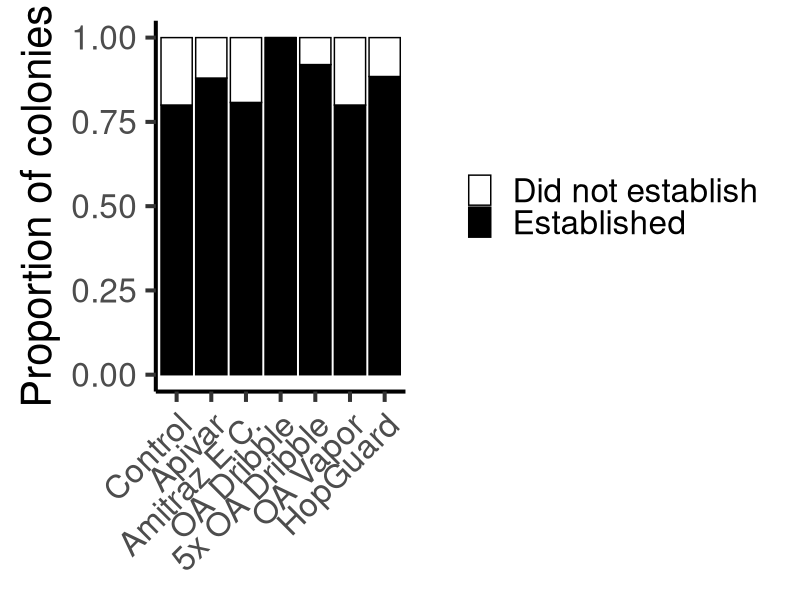
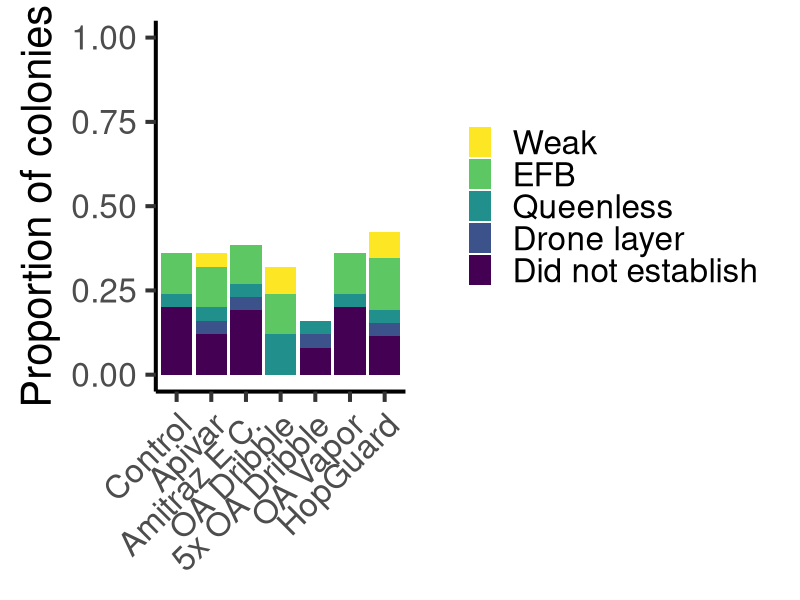
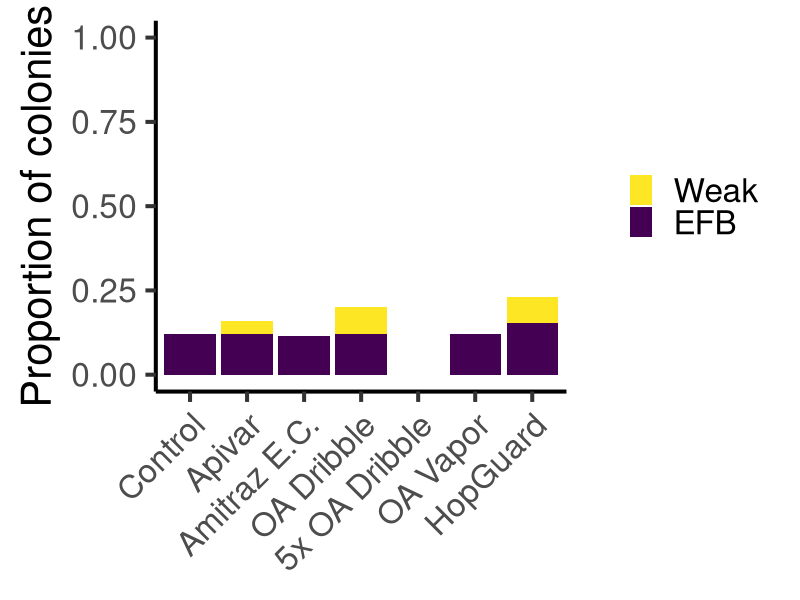
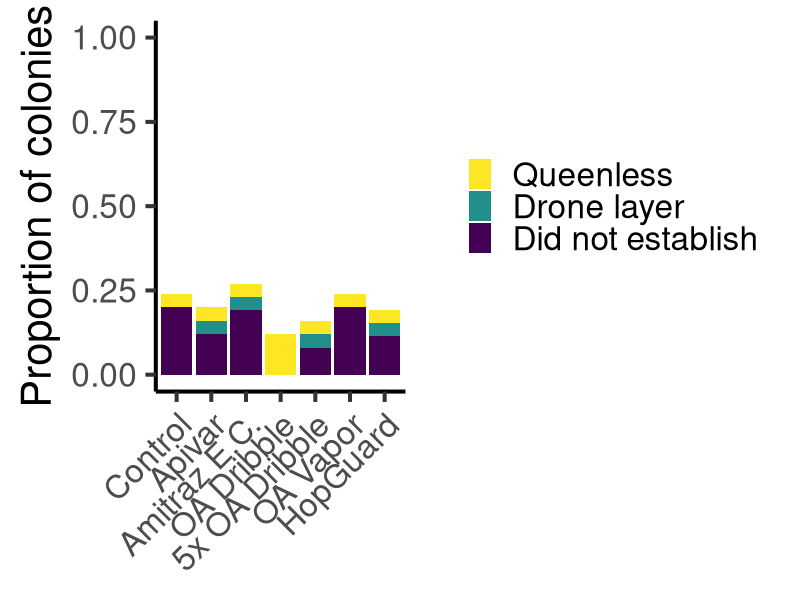
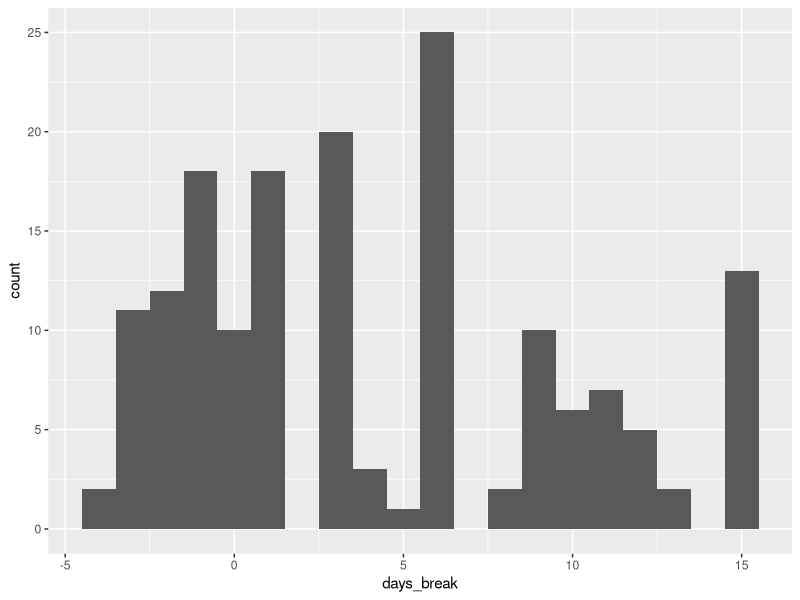
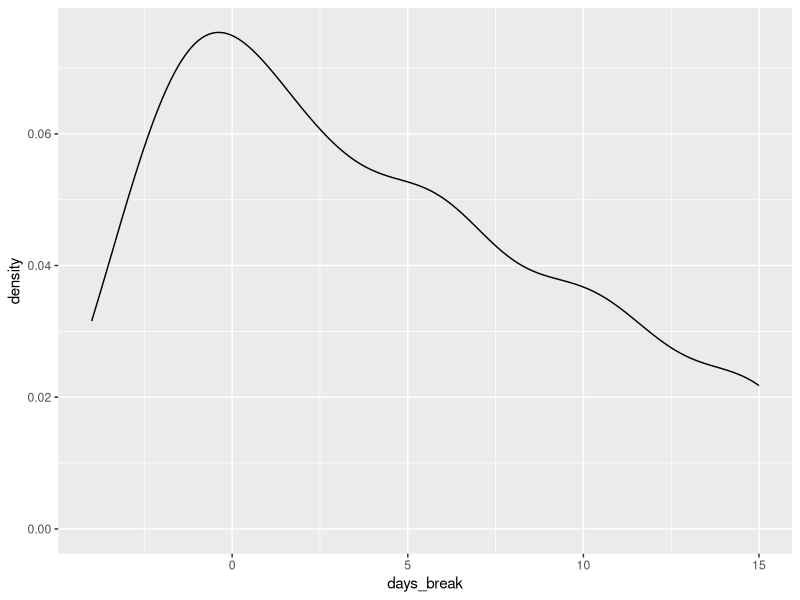
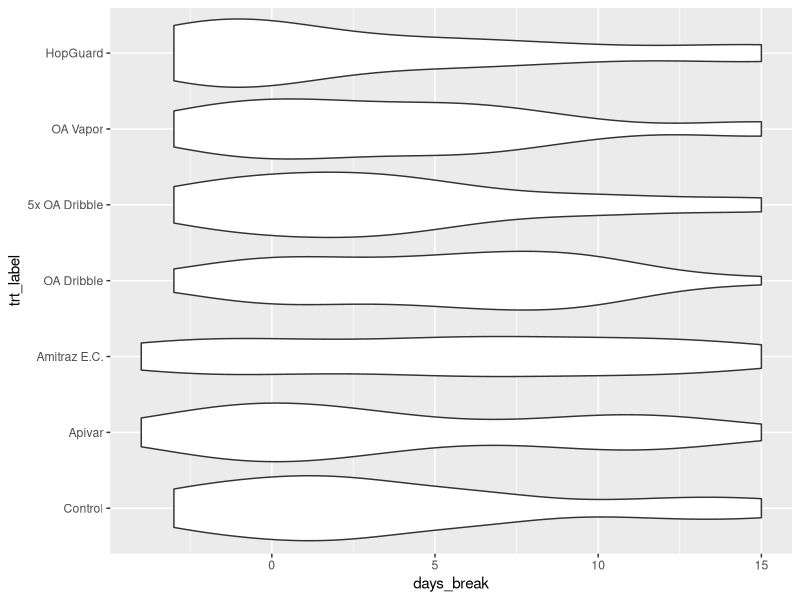
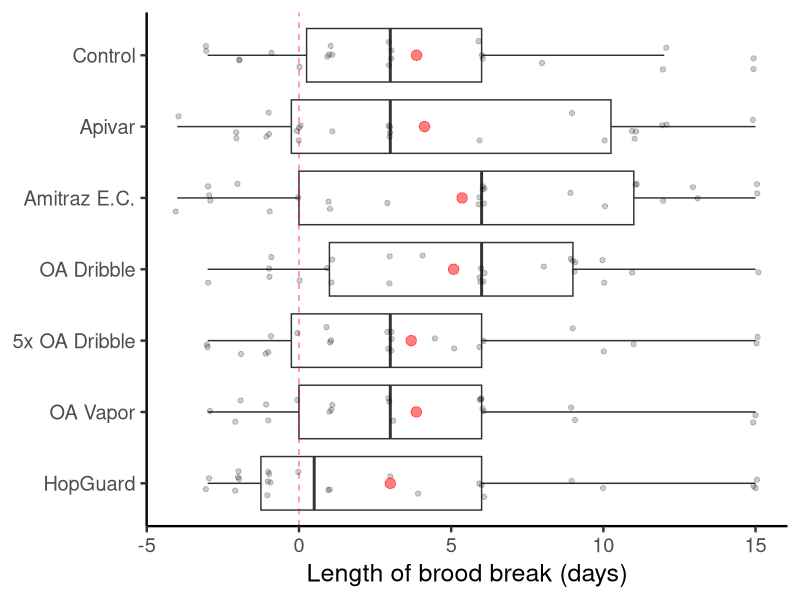

Recreate these plots in R, in order.
## ---- chunk 1
library(tidyverse)
## ---- chunk 2
an_dat <- read.csv("./data_prepared/an_dat.csv")
## ---- chunk 3
sum(an_dat$failed) #23
sum(an_dat$established) #154

# 154/177 = 87.0 %

sum(an_dat$QL) # 9
sum(an_dat$DL) # 4
sum(an_dat$efb) # 19
sum(an_dat$weak) # 5

# 23+9+4+19+5 = 60

sum(an_dat$issues) # 60

# Most constrained dataset includes 117 colonies of the initial 177


## ---- chunk 4
established_summary <- an_dat %>% 
  group_by(trt_label) %>% 
  summarize(n = n(),
            established_num = sum(established),
            established.p = established_num/n
          )

established_summary <- established_summary %>% 
  mutate(failed.p = 1-established.p)
  
## ---- chunk 5

established_summary_pivoted <- established_summary %>% 
  pivot_longer(c(established.p, failed.p), names_to = "outcome", values_to = "proportion") 

established_summary_pivoted <- established_summary_pivoted %>% 
  mutate(
    outcome_label = if_else(outcome == "established.p", "Established",
      if_else(outcome == "failed.p", "Did not establish", NA))
  )

# Relevel factors for plotting
established_summary_pivoted <- established_summary_pivoted %>%
     mutate(trt_label = fct_relevel(trt_label, "Control", "Apivar", "Amitraz E.C.", "OA Dribble", "5x OA Dribble", "OA Vapor", "HopGuard")
                        )

established_summary_pivoted <- established_summary_pivoted %>%
     mutate(outcome_label = fct_relevel(outcome_label, "Did not establish", "Established")
            )


# Plot establish vs. not
established_summary_pivoted %>% 
  ggplot(aes(x = trt_label, y = proportion, fill = outcome_label)) +
  geom_col(position = "stack", color = "black") +
  scale_colour_manual(
  limits = c("Did not establish", "Established"),
  labels = c("Did not establish", "Established"),
  values = c("white", "black"), 
  aesthetics = "fill"
) +
  scale_y_continuous(limits = c(0,1)) + 
  ylab("Proportion of colonies") +
  theme_classic(base_size = 30) + 
  theme(axis.text.x=element_text(angle=45,hjust=1), axis.title.x=element_blank(), legend.title = element_blank())
  
ggsave("./outputs/established_p_2024-03-02 v2.png", width = 12, height = 8.625, units = "in")
## ---- chunk 6
# Issues

issues_summary <- an_dat %>% 
  group_by(trt_label) %>% 
  summarize(n = n(),
            
            efb_num = sum(efb),
            efb.p = efb_num/n,
            
            weak_num = sum(weak),
            weak.p = weak_num/n,
            
            failed_num = sum(failed),
            failed.p = failed_num/n,

            QL_num = sum(QL),
            QL.p = QL_num/n,
            
            DL_num = sum(DL),
            DL.p = DL_num/n
            
          )



## ---- chunk 7
sum(an_dat$issues) #60 colonies had any issue
# i.e. 117 had no issue
# 117/177 i.e., 66.1 % of colonies had no issue

# Check if this lines up with the number of colonies for which I have Varroa data on day 77. It does. 

## ---- chunk 8
issues_summary_pivoted <- issues_summary %>% 
  pivot_longer(c(efb.p, weak.p, failed.p, QL.p, DL.p), names_to = "reason", values_to = "proportion") 


issues_summary_pivoted <- issues_summary_pivoted %>% 
  mutate(
    reason_label = if_else(reason == "efb.p", "EFB",
      if_else(reason == "weak.p", "Weak",
                           if_else(reason == "failed.p", "Did not establish",
                                   if_else(reason == "DL.p", "Drone layer",
                                           if_else(reason == "QL.p", "Queenless", "NA"
                           )
    
    
    )))))

# Relevel factors for plotting

issues_summary_pivoted <- issues_summary_pivoted %>%
     mutate(trt_label = fct_relevel(trt_label, "Control", "Apivar", "Amitraz E.C.", "OA Dribble", "5x OA Dribble", "OA Vapor", "HopGuard"),
            reason_label = fct_relevel(reason_label,
    "Weak",
    "EFB",
    "Queenless",
    "Drone layer", 
    "Did not establish"
    )
            )





## ---- chunk 9
# Graph with queen issues, "weak" and "EFB"

issues_summary_pivoted %>% 
  ggplot(aes(x = trt_label, y = proportion, fill = reason_label)) +
  geom_col(position = "stack") +
  scale_fill_viridis_d(direction = -1) +
  scale_y_continuous(limits = c(0,1)) + 
  ylab("Proportion of colonies") +
  theme_classic(base_size = 30) + 
  theme(axis.text.x=element_text(angle=45,hjust=1), axis.title.x=element_blank(), legend.title = element_blank())
  
ggsave("./outputs/CoD 2024-03-02 v4.png", width = 12, height = 8.625, units = "in")


# Graoh Only efb, weakness

issues_summary_pivoted %>% 
  filter(reason %in% c("weak.p", "efb.p")) %>% 
  ggplot(aes(x = trt_label, y = proportion, fill = reason_label)) +
  geom_col(position = "stack") +
  scale_fill_viridis_d(direction = -1) +
  scale_y_continuous(limits = c(0,1)) + 
  ylab("Proportion of colonies") +
  theme_classic(base_size = 30) + 
  theme(axis.text.x=element_text(angle=45,hjust=1), axis.title.x=element_blank(), legend.title = element_blank())
  
ggsave("./outputs/CoD 2024-03-02 v5.png", width = 12, height = 8.625, units = "in")

# Only queen issues

issues_summary_pivoted %>% 
  filter(reason %in% c("failed.p", "QL.p", "DL.p")) %>% 
  ggplot(aes(x = trt_label, y = proportion, fill = reason_label)) +
  geom_col(position = "stack") +
  scale_fill_viridis_d(direction = -1) +
  scale_y_continuous(limits = c(0,1)) + 
  ylab("Proportion of colonies") +
  theme_classic(base_size = 30) + 
  theme(axis.text.x=element_text(angle=45,hjust=1), axis.title.x=element_blank(), legend.title = element_blank())
  
ggsave("./outputs/CoD 2024-03-02 v6.png", width = 12, height = 8.625, units = "in")

## ---- chunk 10
# It's only sensible to look at the length of brood break for colonies which DID successfully establish. Thus filter to success = "Y"

# A worker brood cell becomes receptive to Varroa on day 8, and emerges on day 21

an_dat <- an_dat %>% 
  # filter(established == 1) %>% 
  # select(colony_num, trt_label, start_layday) %>% 
  mutate(age_start_lay = start_layday - 2,
          emerge_day = 21, # Age when worker brood starts emerging
         receptive_day = start_layday + 8,
         days_break = receptive_day - emerge_day,
         completeYN = ifelse(days_break > 0, "Complete", "Not Complete"),
         completeYN = fct_relevel(completeYN, "Not Complete", "Complete")
         )

# Relevel factors for plotting
an_dat <- an_dat %>%
     mutate(trt_label = fct_relevel(trt_label, "Control", "Apivar", "Amitraz E.C.", "OA Dribble", "5x OA Dribble", "OA Vapor", "HopGuard")
                        )


# Describe overall results - for colonies whose queens established

table(an_dat$completeYN[an_dat$established==1])
# Of 154 colonies whose queens successfully established, 101 experienced a complete brood break (65.6%), whereas 53 did not experience a complete brood break

 
an_dat %>% 
  filter(established == 1) %>% 
  summarise(
    mean = mean(days_break, na.rm = T),
    min = min(days_break, na.rm = T),
    max = max(days_break, na.rm = T)
  )


# Considering worker brood only, the overall mean length of brood break was 3.5 days, with some colonies experiencing an overlap of as much as 4 days of old queen's brood and new queen, and some colonies experiencing as much as 15 days of absence of receptive brood.


## ---- chunk 11
# Some basic plots to visualize data
an_dat %>% 
  ggplot(aes(x=days_break)) +
  geom_histogram(binwidth = 1)

an_dat %>% 
  ggplot(aes(x=days_break)) +
  geom_density()

an_dat %>%
  ggplot(aes(y=trt_label, x=days_break)) +
  geom_violin()


# Working on a final figure

## Graph option 1 - preferred
an_dat %>%
  ggplot(aes(x=trt_label, y=days_break)) + # Length of brood break
  geom_boxplot(outlier.shape = NA) +
  geom_hline(yintercept = 0, color = "red", linetype = "dashed", alpha = 0.5) +
  geom_jitter(alpha=0.2, width = 0.2, height = 0.1) +
  stat_summary(fun.y=mean, geom="point", shape=20, size=5, alpha = 0.5, color = "red") +
  scale_x_discrete(limits = rev) +
  ylab("Length of brood break (days)") +
  theme_classic(base_size = 18) +
  theme(axis.title.y=element_blank()) +
  coord_flip()


ggsave("./outputs/length_break_2024-03-03 v1.png", width = 12, height = 8.625, units = "in")
## ---- chunk 12
## Graph option 2 - not preferred
an_dat %>%
  ggplot(aes(x=trt_label, y=days_break)) + # Length of brood break
  geom_boxplot(outlier.shape = NA) +
  geom_jitter(aes(color = completeYN), alpha=0.4, width = 0.2, height = 0.1) +
  stat_summary(fun.y=mean, geom="point", shape=20, size=5, alpha = 0.5) +
  scale_x_discrete(limits = rev) +
  ylab("Length of brood break (days)") +
  theme_classic(base_size = 18) +
  theme(axis.title.y=element_blank(), legend.position = "none") +
  coord_flip()
## ---- chunk 13
write.csv(an_dat, "./data_prepared/an_dat_q.csv")
